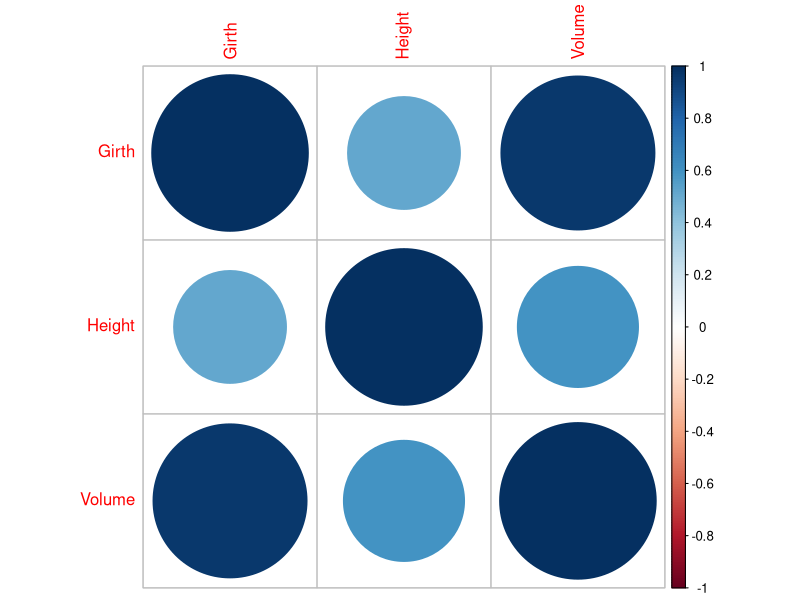
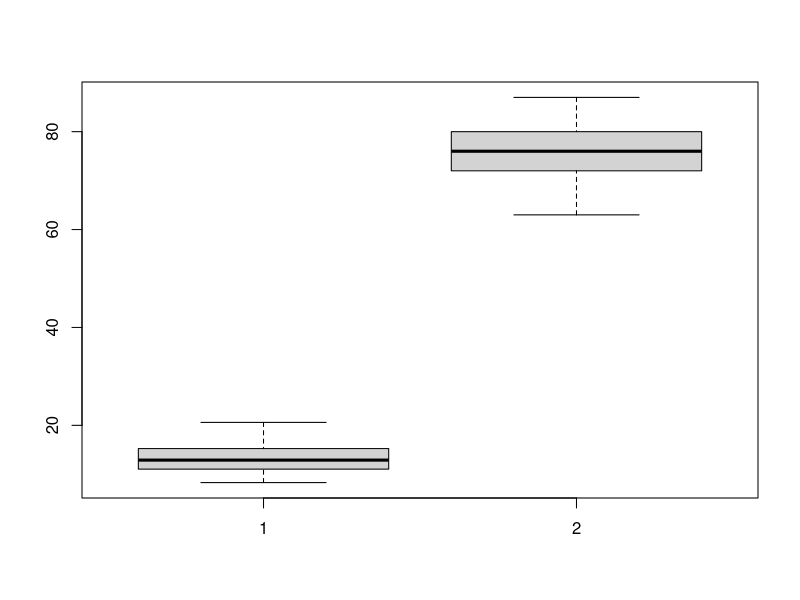
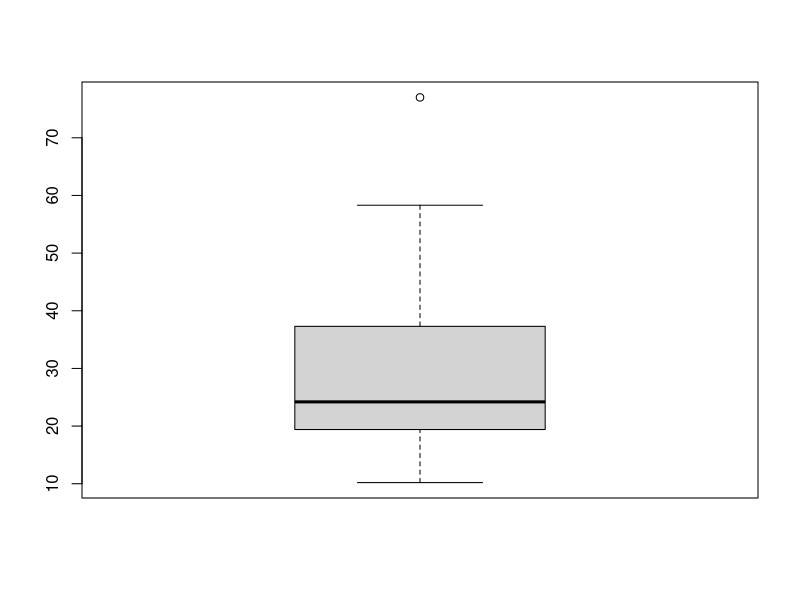
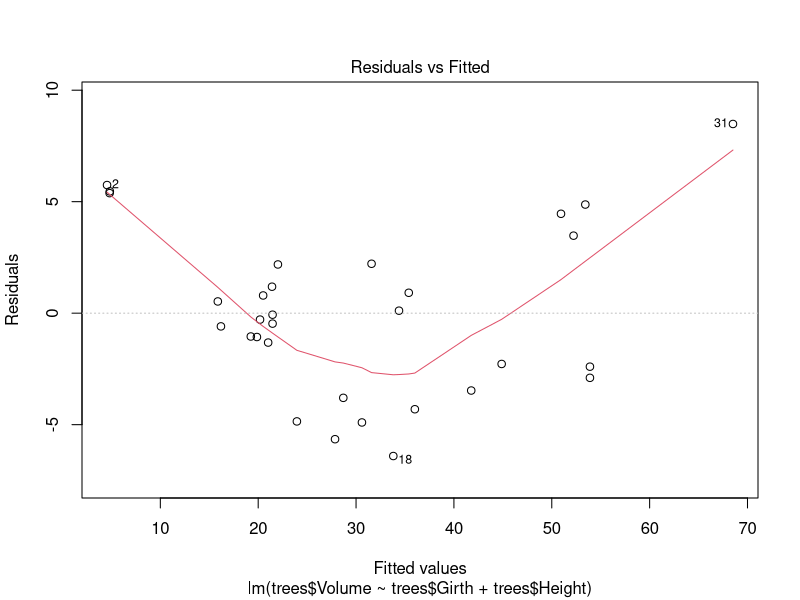
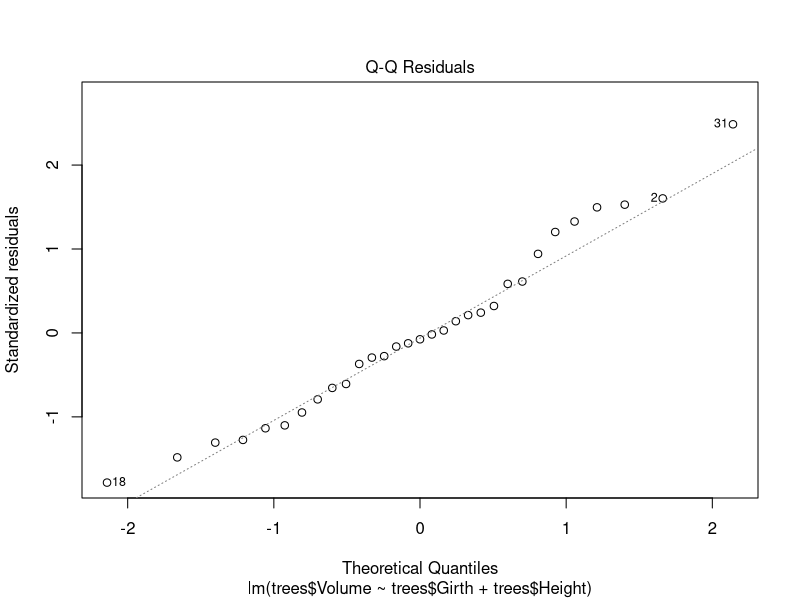
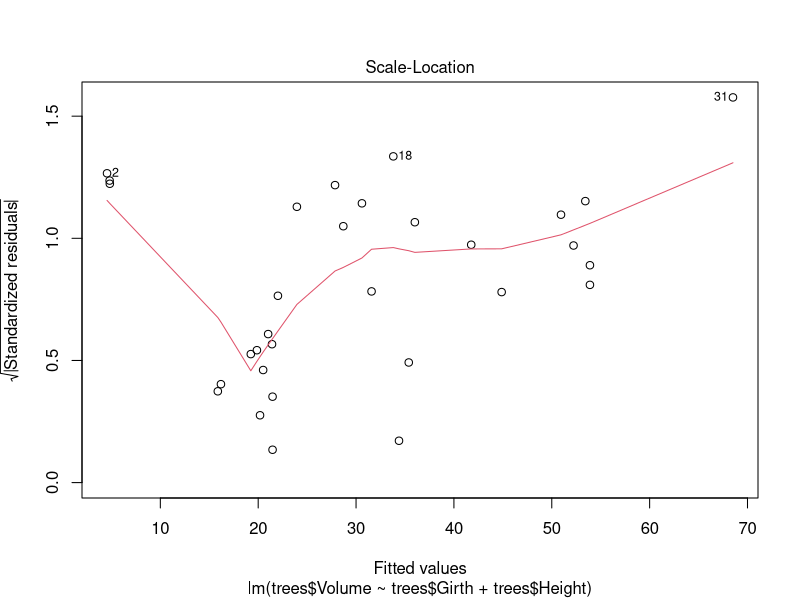
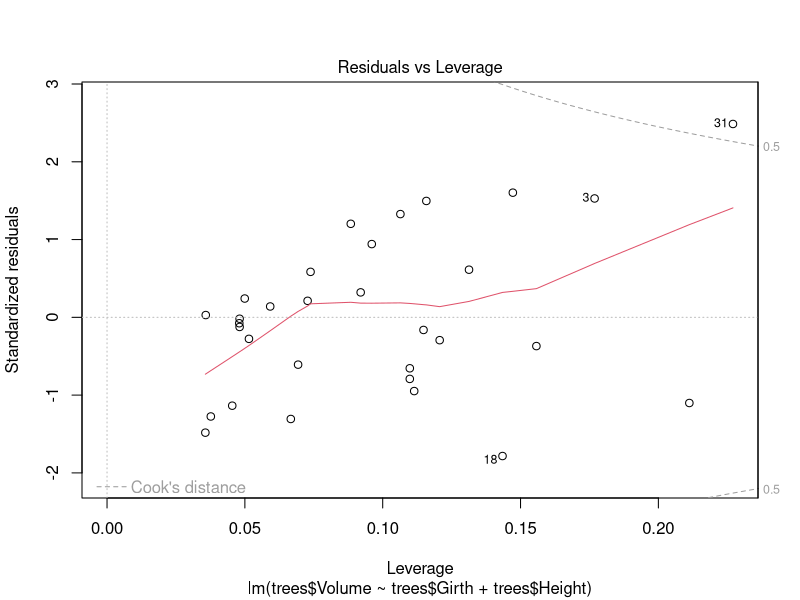
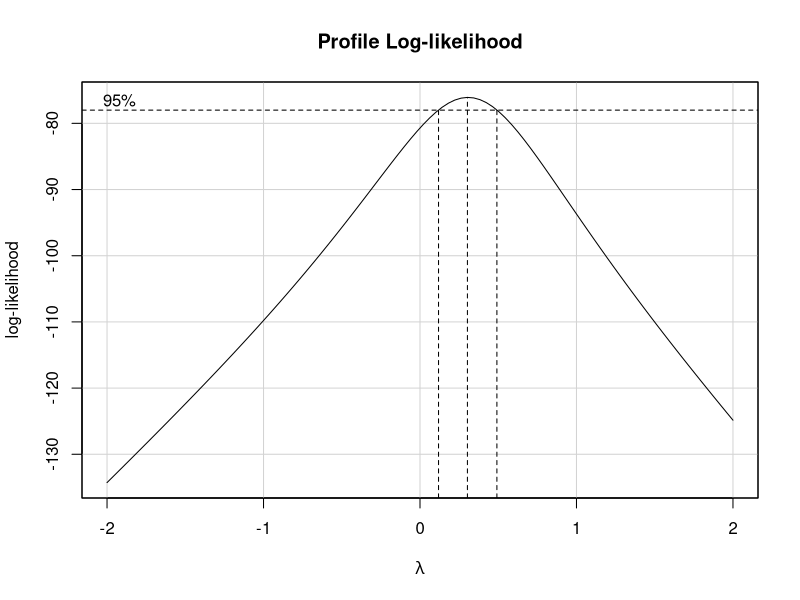

Write the R code that produced these figures, in order.
x<-1:100
z<-5*x+rnorm(100,0,45)
cor(x,z)
data("trees")
View(trees)
library(corrplot)
cor(trees)
corrplot(cor(trees))
boxplot(trees$Girth,trees$Height)
boxplot(trees$Volume)
dim(trees)
dim(na.omit(trees))
#No hay problema de datos faltantes

mod<-lm(trees$Volume~trees$Girth+trees$Height)
summary(mod)
anova(mod)
plot(mod)

#SUPUESTOS
#NORMALIDAD
library(lmtest)
library(nortest)
shapiro.test(mod$residuals)#shapiro
lillie.test(residuals(mod))#ks
#HOMOGENEIDAD DE VARIANZAS
library(lmtest)
bptest(trees$Volume~trees$Girth+trees$Height)
#INDEPENDENCIA DE ERRORES
dwtest(trees$Volume~trees$Girth+trees$Height)
#FALLA!!!

#MULTICOLINEALIDAD
cor(trees$Girth,trees$Height)
library(car)
vif(mod)

# TRANSFORMACIÓN DE BOX Y COX
library(car)
boxCox(mod)
library(MASS)
b<-boxcox(mod)
optimo<-b$x[b$y==max(b$y)]
optimo
#0.3


#f

mod<-lm(trees$Volume^0.3~trees$Girth+trees$Height)
summary(mod)
anova(mod)
plot(mod)

#SUPUESTOS
#NORMALIDAD
library(lmtest)
library(nortest)
shapiro.test(mod$residuals)#shapiro
lillie.test(residuals(mod))#ks
#HOMOGENEIDAD DE VARIANZAS
library(lmtest)
bptest(trees$Volume~trees$Girth+trees$Height)
#INDEPENDENCIA DE ERRORES
dwtest(trees$Volume~trees$Girth+trees$Height)
#FALLA!!!

mod<-lm(trees$Volume~poly(trees$Girth,2)+poly(trees$Height,2)+trees$Girth*trees$Height)
summary(mod)
step(mod)


mod<- lm(trees$Volume^0.3 ~ trees$Girth+I(trees$Girth^2) + trees$Height)
summary(mod)
plot(mod)
#SUPESTOS
library(lmtest)
shapiro.test(mod$residuals)
dwtest(mod)
bptest(mod)
plot(mod)
#Como satisface todos los supuestos
